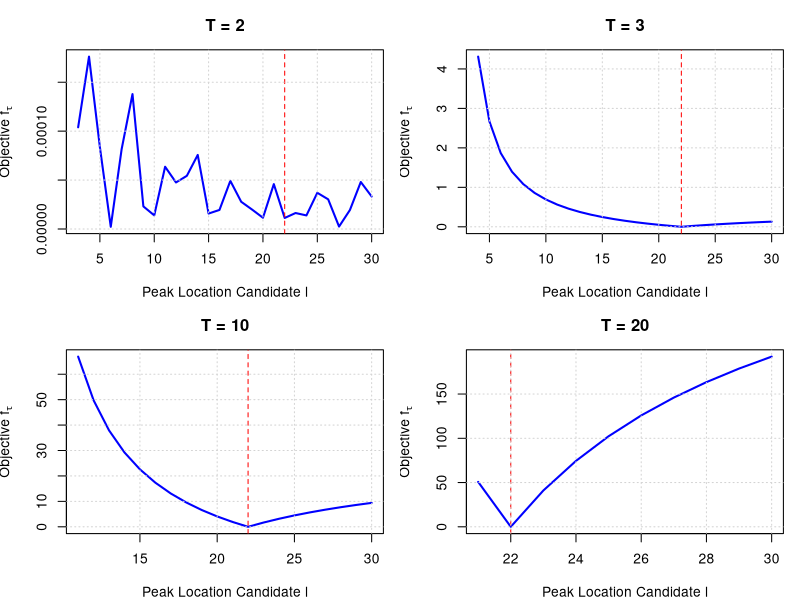
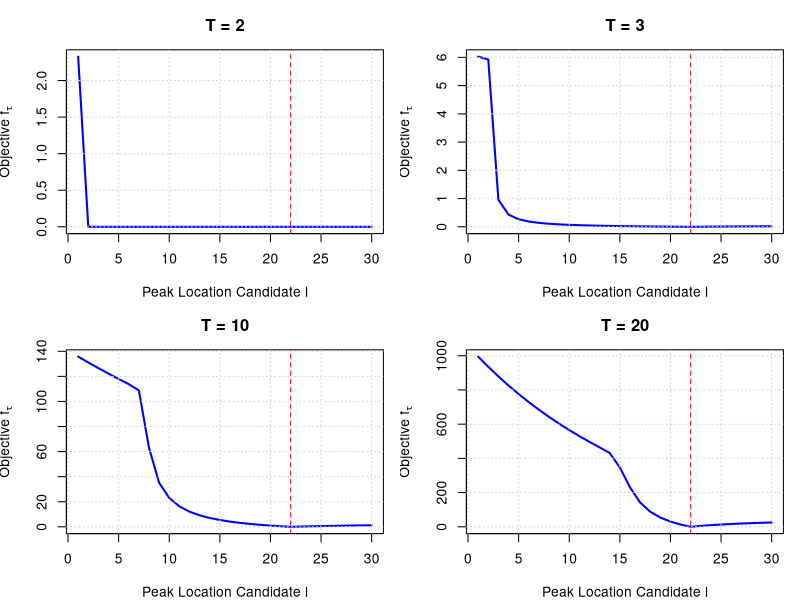

These figures' R source, in order:
# Quantile-Based Peak Estimation for Gaussian Trend with Additive Laplace Noise
# Cleaned & Modular Version
# Author: Said Maanan
# Date: 2025-06-12

# ---- Libraries ----
# None needed beyond base R

# ---- Laplace Noise Generator ----
rlaplace <- function(n, location = 0, scale = 1) {
  u <- runif(n, -0.5, 0.5)
  location - scale * sign(u) * log(1 - 2 * abs(u))
}

# ---- Quantile Loss Function ----
quantile_loss <- function(u, tau) {
  u * (tau - (u < 0))
}

# ---- Weighted Quantile Function ----
weighted_quantile <- function(x, w, tau) {
  stopifnot(all(w >= 0), length(x) == length(w), tau > 0, tau < 1)
  ord <- order(x)
  x_sorted <- x[ord]
  w_sorted <- w[ord]
  cum_w <- cumsum(w_sorted)
  threshold <- tau * sum(w_sorted)
  k <- max(which(cum_w <= threshold), 0)
  if (k == 0) return(x_sorted[1])
  if (cum_w[k] < threshold && k < length(x_sorted)) return(x_sorted[k + 1])
  return(x_sorted[k])
}

# ---- Weighted Median (tau = 0.5) ----
med_weighted <- function(I, l, s) {
  T <- length(I)
  x <- I * exp(((1:T) - l)^2 / s^2)
  o <- order(x)
  w <- exp(-((1:T) - l)^2 / s^2)
  wo <- w[o]
  W <- sum(w)
  y <- rep(0, T)
  for (t in 1:T) {
    if (sum(wo[1:t]) <= W / 2) y[t] <- t
  }
  return(x[o[max(y) + 1]])
}

# ---- Compute a(T, l, s) ----
compute_a <- function(I, l, s, tau) {
  if (tau == 0.5) {
    return(med_weighted(I, l, s))
  }
  t <- seq_along(I)
  w <- exp(-((t - l)^2) / s^2)
  x <- I * exp(((t - l)^2) / s^2)
  weighted_quantile(x, w, tau)
}

# ---- Objective Function f_tau ----
objective_function <- function(I, a, l, s, tau) {
  t <- seq_along(I)
  fitted <- a * exp(-((t - l)^2) / s^2)
  u <- I - fitted
  mean(quantile_loss(u, tau))
}

# ---- Optimize s for fixed l ----
search_best_s <- function(I, l, tau) {
  f_obj <- function(s) {
    a_hat <- compute_a(I, l, s, tau)
    objective_function(I, a_hat, l, s, tau)
  }
  optimize(f_obj, interval = c(1, 20), tol = 1e-4)$minimum
}

# ---- Simulation Function ----
simulate_quantile_objective <- function(
    T, A, L, S, h, tau,
    snr = Inf, seed = NULL,
    l_range = NULL, force_l_gt_T = FALSE
) {
  t <- 1:T
  signal <- A * exp(-((t - L)^2) / S^2)
  
  if (!is.null(seed)) set.seed(seed)
  if (is.finite(snr)) {
    b <- A / (sqrt(2) * snr)
    noise <- rlaplace(T, scale = b)
    I <- signal + noise
  } else {
    I <- signal
  }
  
  if (is.null(l_range)) {
    l_grid <- if (force_l_gt_T) seq(T + 1, h) else if (is.finite(snr)) seq(L - 4, L + 3) else seq(1, h)
  } else {
    l_grid <- l_range
  }
  
  losses <- sapply(l_grid, function(l) {
    s_hat <- search_best_s(I, l, tau)
    a_hat <- compute_a(I, l, s_hat, tau)
    objective_function(I, a_hat, l, s_hat, tau)
  })
  
  data.frame(l = l_grid, loss = losses, T = T)
}

# ---- Plotting Function (Base R) ----
plot_quantile_objectives <- function(results, tau, filename) {
  Ts <- unique(results$T)
  nT <- length(Ts)
  nrow <- ceiling(nT / 2)
  ncol <- if (nT == 1) 1 else 2
  
  png(filename, width = 900, height = 600, res = 120)
  old_par <- par(mfrow = c(nrow, ncol), mar = c(4, 4, 3, 1))
  on.exit({ par(old_par); dev.off() })
  
  for (T_val in Ts) {
    subset_data <- subset(results, T == T_val)
    plot(subset_data$l, subset_data$loss, type = "l", lwd = 2, col = "blue",
         xlab = "Peak Location Candidate l",
         ylab = expression("Objective " * f[tau]),
         main = paste0("T = ", T_val))
    abline(v = 22, col = "red", lty = 2)
    grid()
  }
}

# ---- Parameters ----
A_true <- 15000; L_true <- 22; S_true <- 10; h <- 30
Ts_free <- c(2, 3, 10, 20)

# ---- Run: Noise-Free, tau = 0.5 (Median Case) ----
tau_val <- 0.5
results_free_median <- do.call(rbind, lapply(Ts_free, function(T) {
  simulate_quantile_objective(T, A = A_true, L = L_true, S = S_true, h = h,
                              tau = tau_val, snr = Inf, force_l_gt_T = TRUE)
}))
plot_quantile_objectives(results_free_median, tau = tau_val, filename = "plot_noisefree_tau05.png")

# ---- Run: Noise-Free, tau = 0.95 (Quantile Case) ----
tau_val <- 0.95
results_free <- do.call(rbind, lapply(Ts_free, function(T) {
  simulate_quantile_objective(T, A = A_true, L = L_true, S = S_true, h = h,
                              tau = tau_val, snr = Inf)
}))
plot_quantile_objectives(results_free, tau = tau_val, filename = "plot_noisefree_tau095.png")
